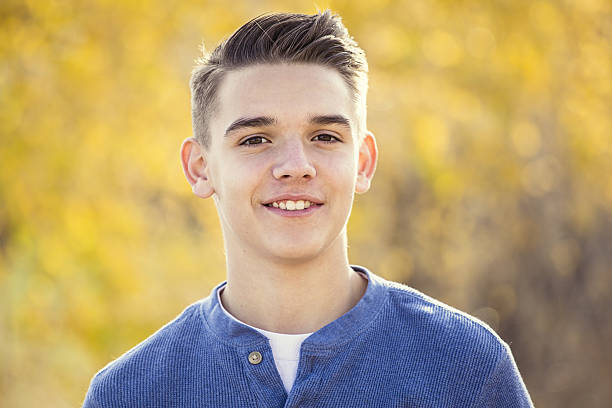
#> input picture img.jpg, 612 x 408 px
$ python image_reading.py
#> lines starting #> are read from the running program, lines starting #| are printed output that depends on the picture
import cv2

img = cv2.imread('img.jpg',0) #to read  instead as 1 read it as clr 0 for black adn white
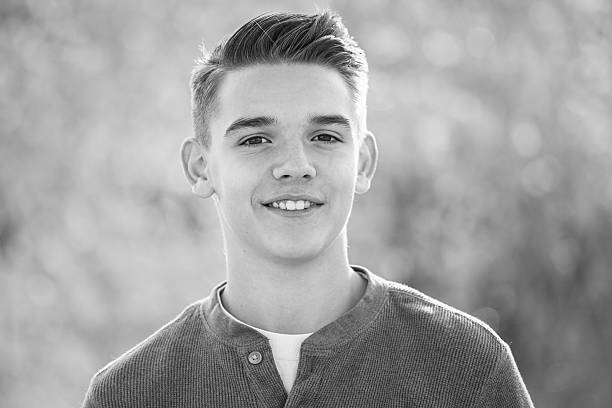
#> img: shape (408, 612); min 0, max 255, mean 161.7
cv2.imshow('image',img) #to display
cv2.waitKey(1000)  #it takes in milli sec to close it automatic
cv2.imwrite('ris.jpg',img) # to create new file diff name
cv2.destroyAllWindows() #to stop background running

$ run again, with Best-Loan-for-Students.jpg copied over img.jpg
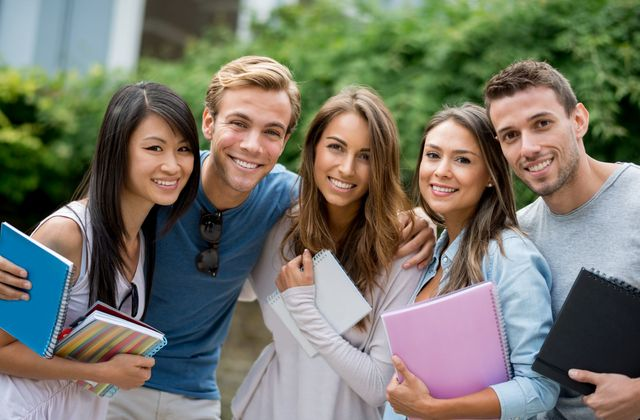
#> input picture Best-Loan-for-Students.jpg, 640 x 420 px
#> `img = cv2.imread('img.jpg',0)`:
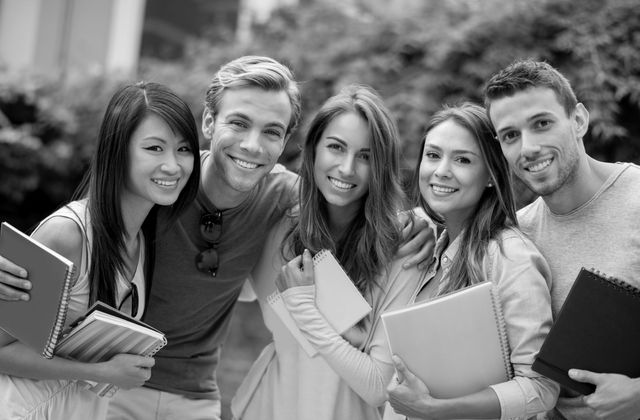
#> img: shape (420, 640); min 0, max 255, mean 116.1

$ run again, with a.png saved as img.jpg
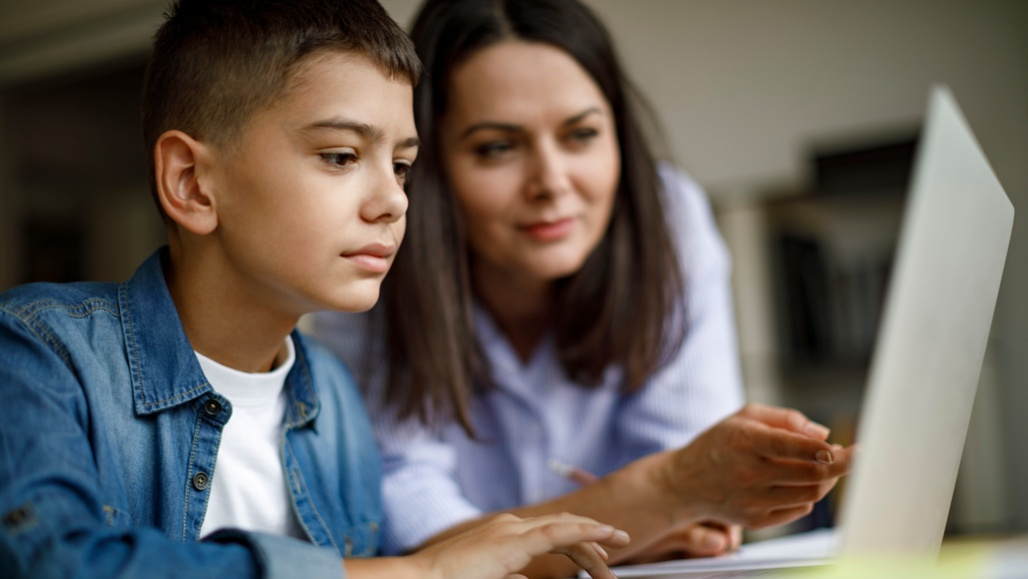
#> input picture a.png, 1028 x 579 px
#> `img = cv2.imread('img.jpg',0)`:
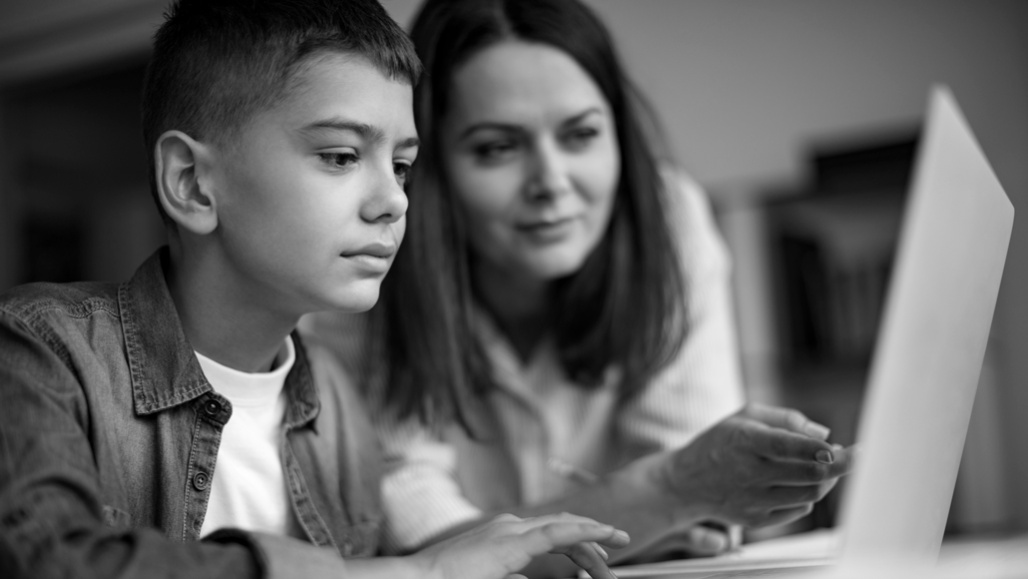
#> img: shape (579, 1028); min 0, max 254, mean 97.1
